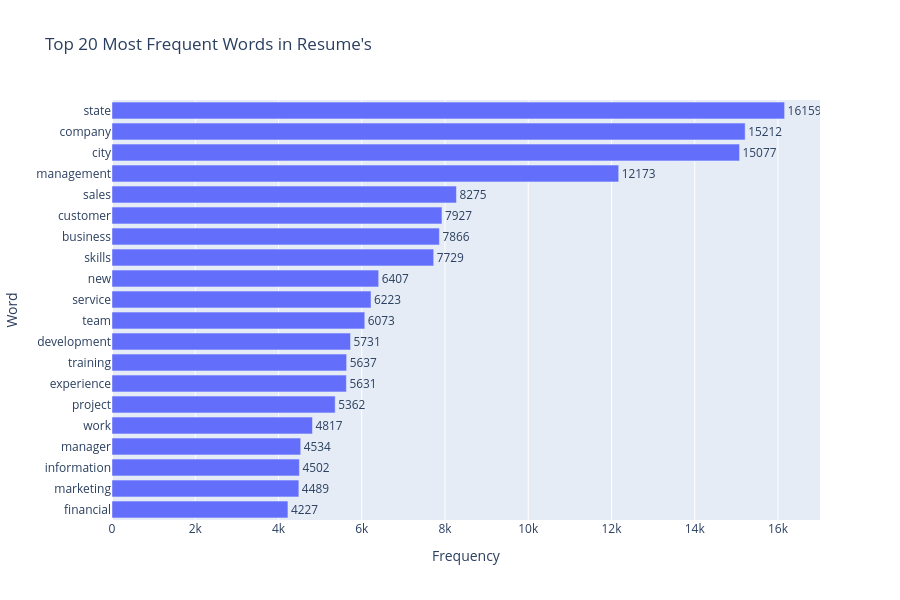

Notebook cell for this chart:
### Code cell
top_words = common.head(20).sort_values("count")

fig = px.bar(
    top_words,
    x="count",
    y="word",
    orientation="h",
    title="Top 20 Most Frequent Words in Resume's",
    labels={
        "count": "Frequency",
        "word": "Word"
    },
    text="count"
)

fig.update_traces(textposition="outside")

fig.update_layout(
    width=900,
    height=600,
    yaxis=dict(categoryorder="total ascending")
)

fig.show()

### Figure 1 — Plotly figure (JSON) as saved in the notebook; plotly's stock layout.template omitted (floating-point values rounded to 4 significant figures)
{"data": [{"hovertemplate": "Frequency=%{text}<br>Word=%{y}<extra></extra>", "legendgroup": "", "marker": {"color": "#636efa", "pattern": {"shape": ""}}, "name": "", "orientation": "h", "showlegend": false, "text": [4227.0, 4489.0, 4502.0, 4534.0, 4817.0, 5362.0, 5631.0, 5637.0, 5731.0, 6073.0, 6223.0, 6407.0, 7729.0, 7866.0, 7927.0, 8275.0, 12170.0, 15080.0, 15210.0, 16160.0], "textposition": "outside", "type": "bar", "x": [4227, 4489, 4502, 4534, 4817, 5362, 5631, 5637, 5731, 6073, 6223, 6407, 7729, 7866, 7927, 8275, 12173, 15077, 15212, 16159], "xaxis": "x", "y": ["financial", "marketing", "information", "manager", "work", "project", "experience", "training", "development", "team", "service", "new", "skills", "business", "customer", "sales", "management", "city", "company", "state"], "yaxis": "y"}], "layout": {"barmode": "relative", "height": 600, "legend": {"tracegroupgap": 0}, "title": {"text": "Top 20 Most Frequent Words in Resume's"}, "width": 900, "xaxis": {"anchor": "y", "domain": [0, 1], "title": {"text": "Frequency"}}, "yaxis": {"anchor": "x", "categoryorder": "total ascending", "domain": [0, 1], "title": {"text": "Word"}}}}
